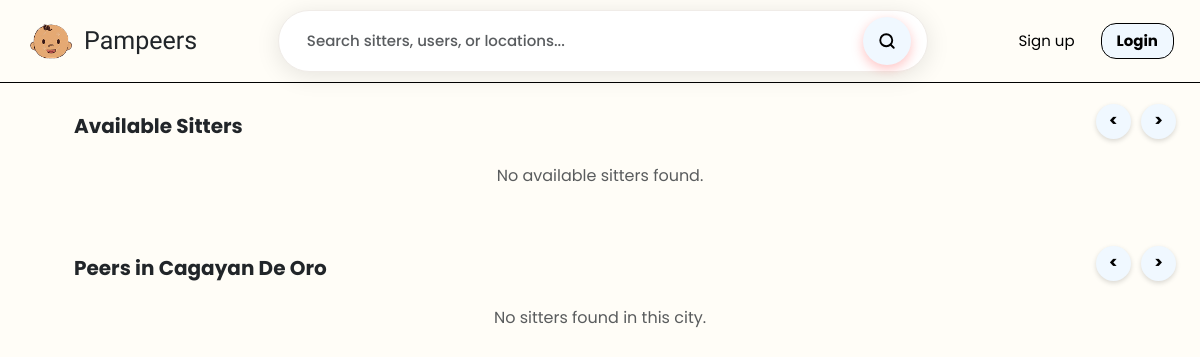
Page /public/guestDashboard.php on the earlier database version.
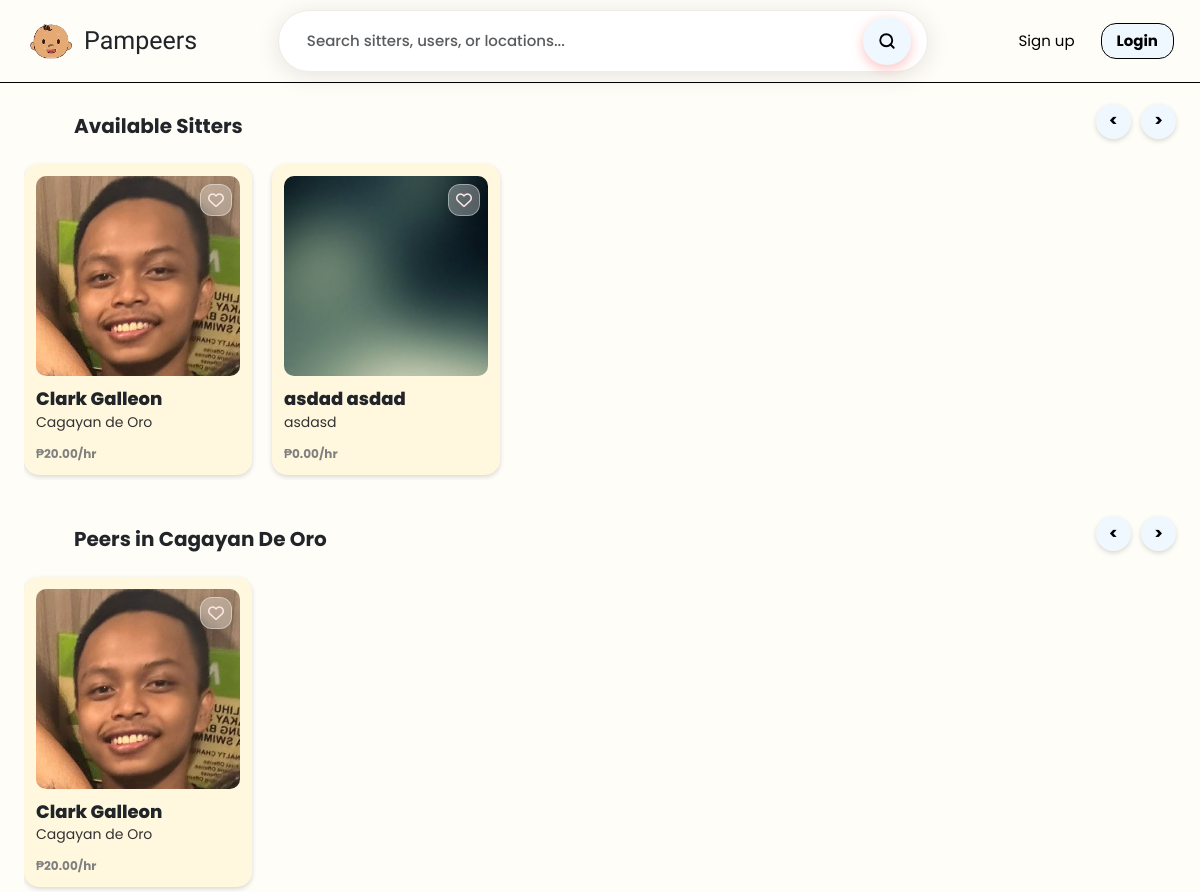
Same page on the later database version.
### tables this page shows
CREATE TABLE `sitters` (
  `sitterID` int(11) NOT NULL,
  `uuid` char(36) NOT NULL,
  `userID` int(11) NOT NULL,
  `hourlyRate` decimal(10,2) NOT NULL DEFAULT 0.00,
  `experience` int(11) NOT NULL DEFAULT 0,
  `acceptedAges` varchar(255) DEFAULT NULL,
  `isAvailable` tinyint(1) NOT NULL DEFAULT 1,
  `ratingAverage` decimal(3,2) DEFAULT NULL,
  `verificationStatus` enum('pending','verified','rejected') NOT NULL DEFAULT 'pending',
  `createdAt` timestamp NOT NULL DEFAULT current_timestamp(),
  `allowedAges` varchar(255) DEFAULT 'Baby, Toddler, Child, Kid'
);

CREATE TABLE `users` (
  `id` int(11) NOT NULL,
  `uuid` char(36) NOT NULL,
  `firstName` varchar(100) NOT NULL,
  `middleName` varchar(100) DEFAULT NULL,
  `lastName` varchar(100) NOT NULL,
  `bio` text DEFAULT NULL,
  `suffix` varchar(10) DEFAULT NULL,
  `birthDate` date NOT NULL,
  `sex` enum('male','female','other') NOT NULL,
  `role` enum('guardian','sitter','admin') NOT NULL DEFAULT 'guardian',
  `contactNumber` varchar(20) NOT NULL,
  `emailAddress` varchar(150) NOT NULL,
  `username` varchar(100) NOT NULL,
  `password` varchar(255) NOT NULL,
  `streetAddress` varchar(255) NOT NULL,
  `barangay` varchar(255) NOT NULL,
  `cityMunicipality` varchar(255) NOT NULL,
  `province` varchar(255) NOT NULL,
  `country` varchar(255) NOT NULL,
  `zipCode` char(10) NOT NULL,
  `dateCreated` timestamp NOT NULL DEFAULT current_timestamp(),
  `profilePic` varchar(255) NOT NULL DEFAULT 'default.jpg',
  `isActive` tinyint(1) NOT NULL DEFAULT 1,
  `deactivatedAt` datetime DEFAULT NULL,
  `deletedAt` datetime DEFAULT NULL,
  `createdAt` datetime DEFAULT current_timestamp()
);

### public/guestDashboard.php (the view, shortened to what the changed rows need)
<?php
require_once __DIR__ . '/../app/config/config.php';
$sitters = [];
$sittersNear = [];
$userCity = "Cagayan De Oro";
try {
    $query = "SELECT s.sitterID, s.hourlyRate as rate, u.firstName, u.lastName, u.profilePic as img, u.cityMunicipality as city
              FROM sitters s
              JOIN users u ON s.userID = u.id
              WHERE s.verificationStatus = 'verified' AND u.isActive = 1 AND s.isAvailable = 1
              LIMIT 12";
    $res = $conn->query($query);
    while ($row = $res->fetch_assoc()) {
        $row['name'] = trim($row['firstName'] . ' ' . $row['lastName']);
        $sitters[] = $row;
    }
    $nearStmt = $conn->prepare("SELECT s.sitterID, s.hourlyRate as rate, u.firstName, u.lastName, u.profilePic as img, u.cityMunicipality as city
                                FROM sitters s
                                JOIN users u ON s.userID = u.id
                                WHERE s.verificationStatus = 'verified' AND u.isActive = 1 AND u.cityMunicipality = ?
                                LIMIT 8");
    $nearStmt->bind_param("s", $userCity);
    $nearStmt->execute();
    $resNear = $nearStmt->get_result();
    while ($row = $resNear->fetch_assoc()) {
        $row['name'] = trim($row['firstName'] . ' ' . $row['lastName']);
        $sittersNear[] = $row;
    }
} catch (Exception $e) {
}
?>
<!DOCTYPE html>
<html lang="en">
<head>
    <link rel="stylesheet" href="https://cdnjs.cloudflare.com/ajax/libs/font-awesome/6.5.1/css/all.min.css">
    <link href="https://cdn.jsdelivr.net/npm/bootstrap@5.3.3/dist/css/bootstrap.min.css" rel="stylesheet">
    <link rel="stylesheet" href="css/dashboard.css">
</head>
<body>
<main class="container-fluid mt-2 px-4">
    <div class="carousel-wrapper" id="avail-carousel">
        <?php if (!empty($sitters)): ?>
            <?php foreach ($sitters as $peer): ?>
            <div class="carousel-card">
                <div class="small-card" style="cursor: pointer;" data-bs-toggle="modal" data-bs-target="#staticBackdrop">
                    <div class="card-img-container">
                        <button class="like-btn" onclick="event.stopPropagation();" data-bs-toggle="modal" data-bs-target="#staticBackdrop">
                            <i class="fa-regular fa-heart"></i>
                        </button>
                        <img src="../app/uploads/profiles/<?= !empty($peer['img']) ? htmlspecialchars($peer['img']) : 'default.jpg'; ?>" alt="Sitter">
                    </div>
                    <h6><?= htmlspecialchars($peer['name']) ?></h6>
                    <p class="city"><?= htmlspecialchars($peer['city']) ?></p>
                    <div class="d-flex justify-content-between align-items-center mt-2">
                        <p class="m-0 fw-bold">₱<?= htmlspecialchars($peer['rate']) ?>/hr</p>
                    </div>
                </div>
            </div>
            <?php endforeach; ?>
        <?php else: ?>
            <p class="text-center text-muted w-100">No available sitters found.</p>
        <?php endif; ?>
    </div>
    <div class="carousel-wrapper" id="near-carousel">
        <?php if (!empty($sittersNear)): ?>
            <?php foreach ($sittersNear as $peer): ?>
                <div class="carousel-card">
                    <div class="small-card" style="cursor: pointer;" data-bs-toggle="modal" data-bs-target="#staticBackdrop">
                        <div class="card-img-container">
                            <button class="like-btn" onclick="event.stopPropagation();" data-bs-toggle="modal" data-bs-target="#staticBackdrop">
                                <i class="fa-regular fa-heart"></i>
                            </button>
                            <img src="../app/uploads/profiles/<?= !empty($peer['img']) ? htmlspecialchars($peer['img']) : 'default.jpg'; ?>" alt="Sitter">
                        </div>
                        <h6><?= htmlspecialchars($peer['name']) ?></h6>
                        <p class="city"><?= htmlspecialchars($peer['city']) ?></p>
                        <div class="d-flex justify-content-between align-items-center mt-2">
                            <p class="m-0 fw-bold">₱<?= htmlspecialchars($peer['rate']) ?>/hr</p>
                        </div>
                    </div>
                </div>
            <?php endforeach; ?>
        <?php else: ?>
            <p class="text-center text-muted w-100" id="near-empty">No sitters found in this city.</p>
        <?php endif; ?>
    </div>
</main>
</body>
</html>

Differences in the rows shown:
added sitters: userID.profilePic (placeholder picture), name "Clark Galleon", userID.cityMunicipality "Cagayan de Oro", hourlyRate "20.00"
added sitters: userID.profilePic (picture), name "asdad asdad", userID.cityMunicipality "asdasd", hourlyRate "0.00"
Other differences:
text no longer shown: "No available sitters found. No sitters found in this city."
